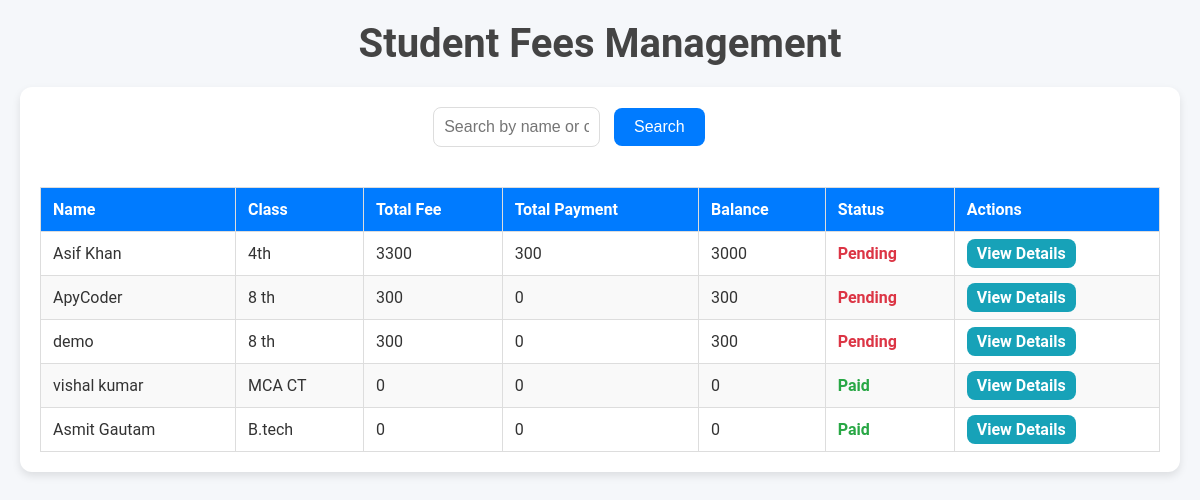
The page /students-fees/ (signed in) on the database its author committed.
### app1/models.py (models this page shows, shortened)
class Student(models.Model):
    user = models.OneToOneField(User, on_delete=models.CASCADE, related_name="student_profile")
    name = models.CharField(max_length=255)
    email = models.EmailField(max_length=255)
    phone_number = models.CharField(max_length=15)
    student_class = models.CharField(max_length=100)
    image = models.ImageField(upload_to='students/')
    authorized = models.BooleanField(default=False)
    roll_no = models.CharField(max_length=20)
    address = models.TextField()
    date_of_birth = models.DateField()
    joining_date = models.DateField()
    mother_name = models.CharField(max_length=255)
    father_name = models.CharField(max_length=255)

### app1/views.py (the view)
# urls.py: path('students-fees/', views.student_list_with_fees, name='student_list_with_fees'),
@staff_member_required
def student_list_with_fees(request):
    search_query = request.GET.get('search', '')  # Get the search query from the URL
    students = Student.objects.filter(
        name__icontains=search_query
    ) | Student.objects.filter(
        student_class__icontains=search_query
    )
    student_data = []
    for student in students:
        total_fee = student.fees.aggregate(total_fee=Sum('total_fee'))['total_fee'] or 0
        total_payment = student.fees.aggregate(total_payment=Sum('payments__amount'))['total_payment'] or 0
        balance = total_fee - total_payment
        fee_status = 'Paid' if balance <= 0 else 'Pending'
        student_data.append({
            'student': student,
            'total_fee': total_fee,
            'total_payment': total_payment,
            'balance': balance,
            'fee_status': fee_status,
        })
    return render(request, 'student_list_with_fees.html', {'student_data': student_data, 'search_query': search_query})

### templates/student_list_with_fees.html (shortened to what this page needs)
<!DOCTYPE html>
<html lang="en">
<head>
</head>
<body>
    <h1>Student Fees Management</h1>
    <div class="container">
        <div class="search-form">
            <form method="get">
                <input type="text" name="search" placeholder="Search by name or class" value="{{ search_query }}">
                <button type="submit">Search</button>
            </form>
        </div>
        <div class="table-container">
            <table>
                <thead>
                    <tr>
                        <th>Name</th>
                        <th>Class</th>
                        <th>Total Fee</th>
                        <th>Total Payment</th>
                        <th>Balance</th>
                        <th>Status</th>
                        <th>Actions</th>
                    </tr>
                </thead>
                <tbody>
                    {% for data in student_data %}
                    <tr>
                        <td>{{ data.student.name }}</td>
                        <td>{{ data.student.student_class }}</td>
                        <td>{{ data.total_fee }}</td>
                        <td>{{ data.total_payment }}</td>
                        <td>{{ data.balance }}</td>
                        <td class="status {% if data.fee_status == 'Paid' %}paid{% else %}unpaid{% endif %}">
                            {{ data.fee_status }}
                        </td>
                        <td class="actions">
                            <a href="{% url 'student_fee_details' data.student.id %}">View Details</a>
                        </td>
                    </tr>
                    {% endfor %}
                </tbody>
            </table>
        </div>
    </div>
</body>
</html>

### templates/student_list_with_fees.html (style rules this page uses)
* { margin: 0; padding: 0; box-sizing: border-box; }
body { font-family: 'Roboto', sans-serif; background: #f5f7fa; color: #333; padding: 20px; }
h1 { text-align: center; font-size: 2.5rem; color: #444; margin-bottom: 20px; }
.container { max-width: 1200px; margin: 0 auto; background: #fff; padding: 20px; border-radius: 12px; box-shadow: 0 4px 8px rgba(0, 0, 0, 0.1); }
.search-form { display: flex; justify-content: center; margin-bottom: 20px; }
.search-form input { width: 50%; padding: 10px; font-size: 16px; border: 1px solid #ddd; border-radius: 8px; outline: none; transition: all 0.3s ease; }
.search-form button { padding: 10px 20px; font-size: 16px; margin-left: 10px; background-color: #007bff; color: #fff; border: none; border-radius: 8px; cursor: pointer; transition: background-color 0.3s ease; }
.table-container { overflow-x: auto; }
table { width: 100%; border-collapse: collapse; margin-top: 20px; min-width: 800px; }
table th, table td { text-align: left; padding: 12px; border: 1px solid #ddd; }
table th { background-color: #007bff; color: #fff; }
table tr:nth-child(even) { background-color: #f9f9f9; }
.status.paid { color: #28a745; font-weight: bold; }
.status.unpaid { color: #dc3545; font-weight: bold; }
.actions a { text-decoration: none; background-color: #17a2b8; color: #fff; padding: 5px 10px; border-radius: 8px; font-weight: bold; transition: background-color 0.3s ease; }

### rows shown on the page
Student: student.name "Asif Khan", student.student_class "4th", total_fee "3300", total_payment "300", balance "3000", fee_status "Pending"
Student: student.name "ApyCoder", student.student_class "8 th", total_fee "300", total_payment "0", balance "300", fee_status "Pending"
Student: student.name "demo", student.student_class "8 th", total_fee "300", total_payment "0", balance "300", fee_status "Pending"
Student: student.name "vishal kumar", student.student_class "MCA CT", total_fee "0", total_payment "0", balance "0", fee_status "Paid"
Student: student.name "Asmit Gautam", student.student_class "B.tech", total_fee "0", total_payment "0", balance "0", fee_status "Paid"
